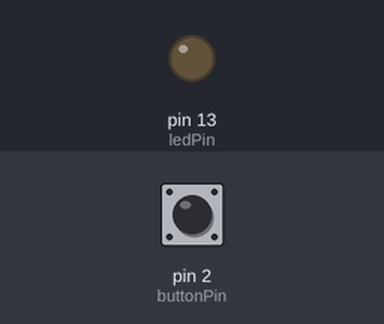
Recording of a sketch running on a simulated Arduino Uno, built with avr-gcc and run on an emulated ATmega328P. On the bench: output pins drawn as LEDs (lit = HIGH). The test bench sets the inputs (shaded band); at power-on: pin 2 (buttonPin) HIGH.

Above: at 1.2 s.
1.3 s: pin 2 (buttonPin) pulled LOW for 0.15 s
At 1.37 s:
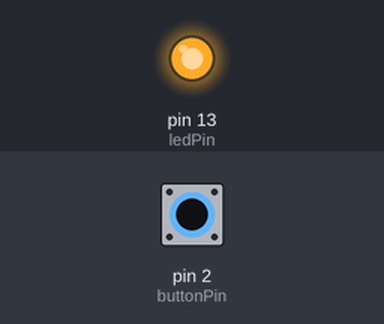
2.9 s: pin 2 (buttonPin) pulled LOW for 3.2 s
At 7.4 s:
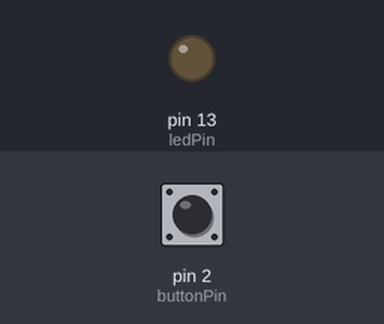
Timing chart, 0 to 8.9 s (numbered marks = the images above; inputs shaded):
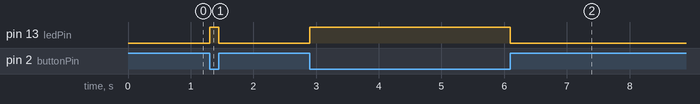

The sketch:

sketch_button.ino
```cpp
const int buttonPin = 2;
const int ledPin = 13;

void setup() {
  // put your setup code here, to run once:


  pinMode(ledPin, OUTPUT);
  pinMode(buttonPin, INPUT_PULLUP);


}

void loop() {
  // put your main code here, to run repeatedly:

  int pinState = digitalRead(buttonPin);

  if (pinState == LOW) {
    digitalWrite(ledPin, HIGH);
  }
  else {
    digitalWrite(ledPin, LOW);
  }

}
```

Measured:
- after the input at 1.3 s, pin 13 (ledPin): LOW → HIGH at once, → LOW 0.15 s later
- after the input at 2.9 s, pin 13 (ledPin): LOW → HIGH at once, → LOW 3.2 s later
